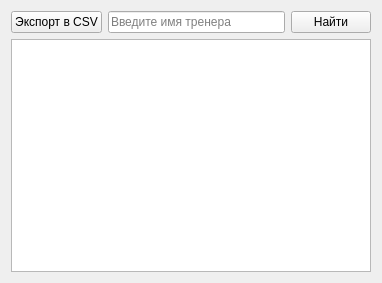
<?xml version="1.0" encoding="UTF-8"?>
<ui version="4.0">
 <class>CoachPage</class>
 <widget class="QWidget" name="CoachPage">
  <property name="geometry">
   <rect>
    <x>0</x>
    <y>0</y>
    <width>382</width>
    <height>283</height>
   </rect>
  </property>
  <layout class="QVBoxLayout" name="verticalLayout">
   <item>
    <layout class="QHBoxLayout" name="navLayout">
     <item>
      <widget class="QPushButton" name="exportButton">
       <property name="text">
        <string>Экспорт в CSV</string>
       </property>
      </widget>
     </item>
     <item>
      <widget class="QLineEdit" name="searchEdit">
       <property name="placeholderText">
        <string>Введите имя тренера</string>
       </property>
      </widget>
     </item>
     <item>
      <widget class="QPushButton" name="searchButton">
       <property name="text">
        <string>Найти</string>
       </property>
      </widget>
     </item>
    </layout>
   </item>
   <item>
    <widget class="QTableView" name="tableView"/>
   </item>
  </layout>
 </widget>
 <resources/>
 <connections/>
</ui>
